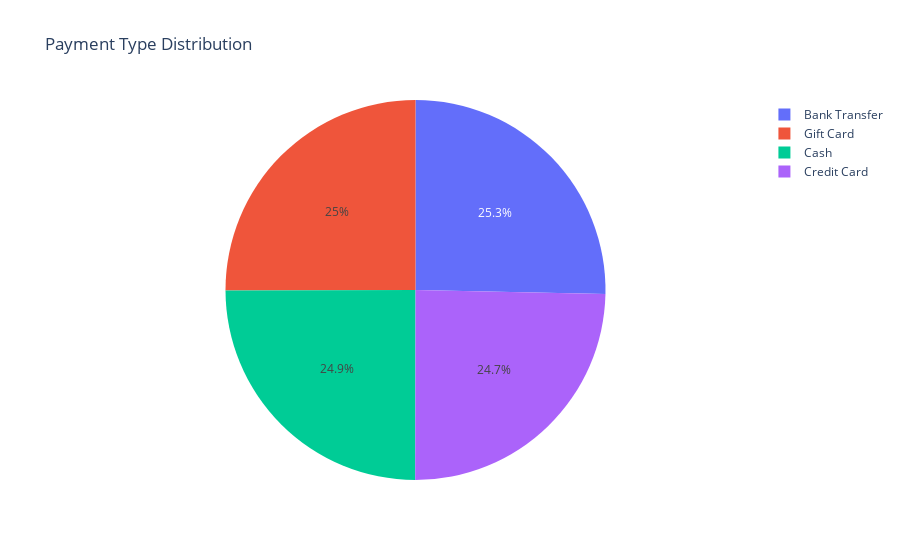

Source (notebook cell):
### Code cell
fig = px.pie(df, names='Payment_Type', title='Payment Type Distribution')
fig.show()

### Figure 1 — Plotly figure (JSON) as saved in the notebook; plotly's stock layout.template omitted (floating-point values rounded to 4 significant figures; data arrays with more than 128 entries replaced by an {"elided": "..."} marker saying what was removed)
{"data": [{"domain": {"x": [0, 1], "y": [0, 1]}, "hovertemplate": "Payment_Type=%{label}<extra></extra>", "labels": {"elided": "22190 str values"}, "legendgroup": "", "name": "", "showlegend": true, "type": "pie"}], "layout": {"legend": {"tracegroupgap": 0}, "title": {"text": "Payment Type Distribution"}}}
